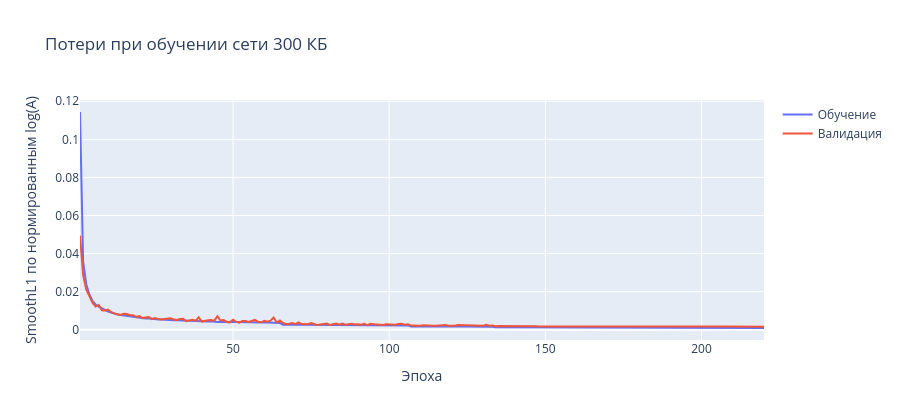

The notebook cell this image was saved under:
### Markdown cell above
## 5. Обучение с нуля, запас по площади из начальной ячейки

Обучаем новую модель `NDMNet` со случайными весами. Параметры нормировки вычисляются по обучающей части новой выборки. Старые веса не загружаются.

Цели `Y_target` содержат запас `ML_MARGIN` **в каждом слое арматуры**. Нагрузки не изменяются. Модель сохраняет абсолютные и процентные пределы и при прогнозировании ограничивает $A_{sb}$ и $A_{st}$ по отдельности для соответствующей толщины $h$.

Сеть и нормировка обучаются **полностью с нуля** на 9 физических входных параметрах (17 признаков). Старые веса не загружаются.

### Code cell
print('Режим: ПОЛНОЕ ОБУЧЕНИЕ С НУЛЯ. Старые веса не загружаются.')
train_info = ml_train(
    X, Y_target,
    epochs=ML_TRAIN_EPOCHS,
    batch_size=ML_BATCH_SIZE,
    patience=ML_TRAIN_PATIENCE,
    lr=ML_TRAIN_LR,
    seed=ML_SEED,
    model_path=ML_MODEL_FILE,
    output_max=ML_A_MAX,
    margin=ML_MARGIN,
)
ml_plot_training(train_info['history'])

### Figure 1 — Plotly figure (JSON) as saved in the notebook; plotly's stock layout.template omitted (floating-point values rounded to 4 significant figures; data arrays with more than 128 entries replaced by an {"elided": "..."} marker saying what was removed)
{"data": [{"name": "Обучение", "type": "scatter", "x": {"elided": "220 float values"}, "y": {"elided": "220 float values"}}, {"name": "Валидация", "type": "scatter", "x": {"elided": "220 float values"}, "y": {"elided": "220 float values"}}], "layout": {"height": 420, "title": {"text": "Потери при обучении сети 300 КБ"}, "xaxis": {"title": {"text": "Эпоха"}}, "yaxis": {"title": {"text": "SmoothL1 по нормированным log(A)"}}}}
